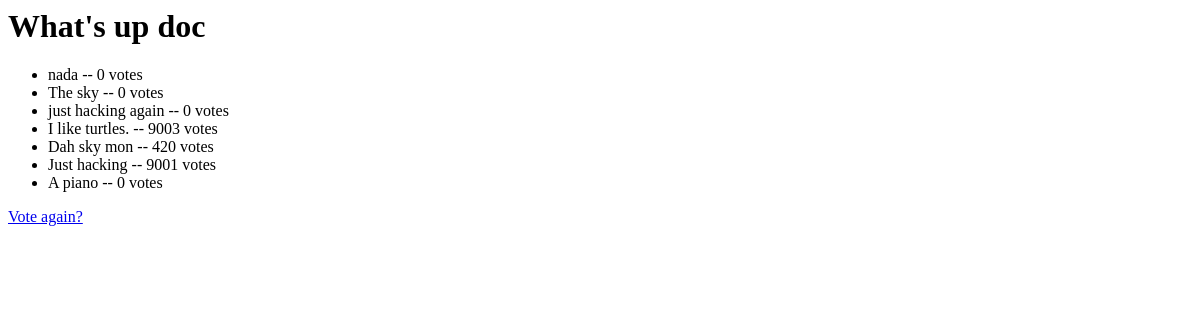
/polls/1/results/, run on an earlier commit of the app's database.
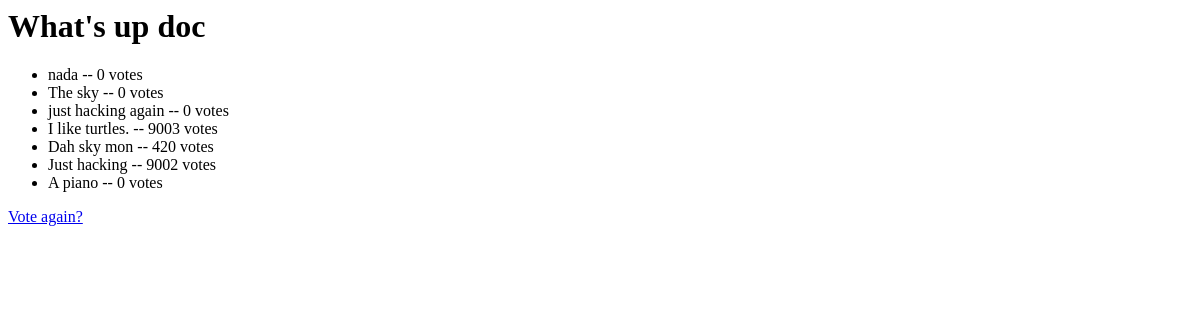
And on a later commit of the database.
### polls/models.py (models this page shows, shortened)
class Poll(models.Model):
    question = models.CharField(max_length=200)
    pub_date = models.DateTimeField('date published')
    def was_published_recently(self):
        return timezone.now() - datetime.timedelta(days=1) <= self.pub_date < timezone.now()
    was_published_recently.admin_order_field = 'pub_date'
    was_published_recently.boolean = True
    was_published_recently.short_description = 'Published Recently?'

class Choice(models.Model):
    poll = models.ForeignKey(Poll)
    choice_text = models.CharField(max_length=200)
    votes = models.IntegerField(default=0)

### polls/views.py (the view)
# urls.py: url(r'^(?P<pk>\d+)/results/$', views.ResultsView.as_view(), name='results'),
class ResultsView(generic.DetailView):
	model = Poll
	template_name = 'polls/results.html'

### polls/templates/polls/results.html
<h1>{{ poll.question }}</h1>
<ul>
{% for choice in poll.choice_set.all %}
    <li> {{ choice.choice_text }} -- {{ choice.votes }} vote{{ choice.votes|pluralize }}</li>
{% endfor %}
</ul>
<a href="{% url 'polls:detail' poll.id %}">Vote again?</a>

What changed in the data, as far as the page shows it:
changed Choice "Just hacking": votes "9001" → "9002"
